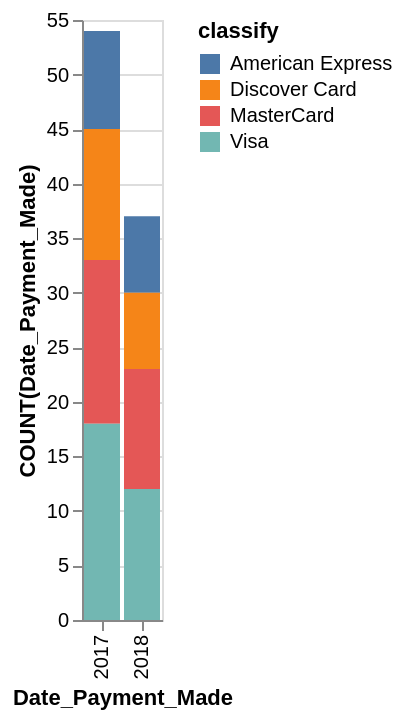

Here is the Vega-Lite specification saved for this chart:
### Vega-Lite specification from a JSON file in a GitHub repository (floating-point values rounded to 4 significant figures)
{"data": {"values": [{"x_data": "2017", "y_data": 9, "classify": "American Express"}, {"x_data": "2018", "y_data": 7, "classify": "American Express"}, {"x_data": "2017", "y_data": 12, "classify": "Discover Card"}, {"x_data": "2018", "y_data": 7, "classify": "Discover Card"}, {"x_data": "2017", "y_data": 15, "classify": "MasterCard"}, {"x_data": "2018", "y_data": 11, "classify": "MasterCard"}, {"x_data": "2017", "y_data": 18, "classify": "Visa"}, {"x_data": "2018", "y_data": 12, "classify": "Visa"}]}, "mark": "bar", "encoding": {"x": {"field": "x_data", "type": "nominal", "title": "Date_Payment_Made", "sort": "ascending"}, "y": {"field": "y_data", "type": "quantitative", "title": "COUNT(Date_Payment_Made)"}, "color": {"field": "classify"}}}
